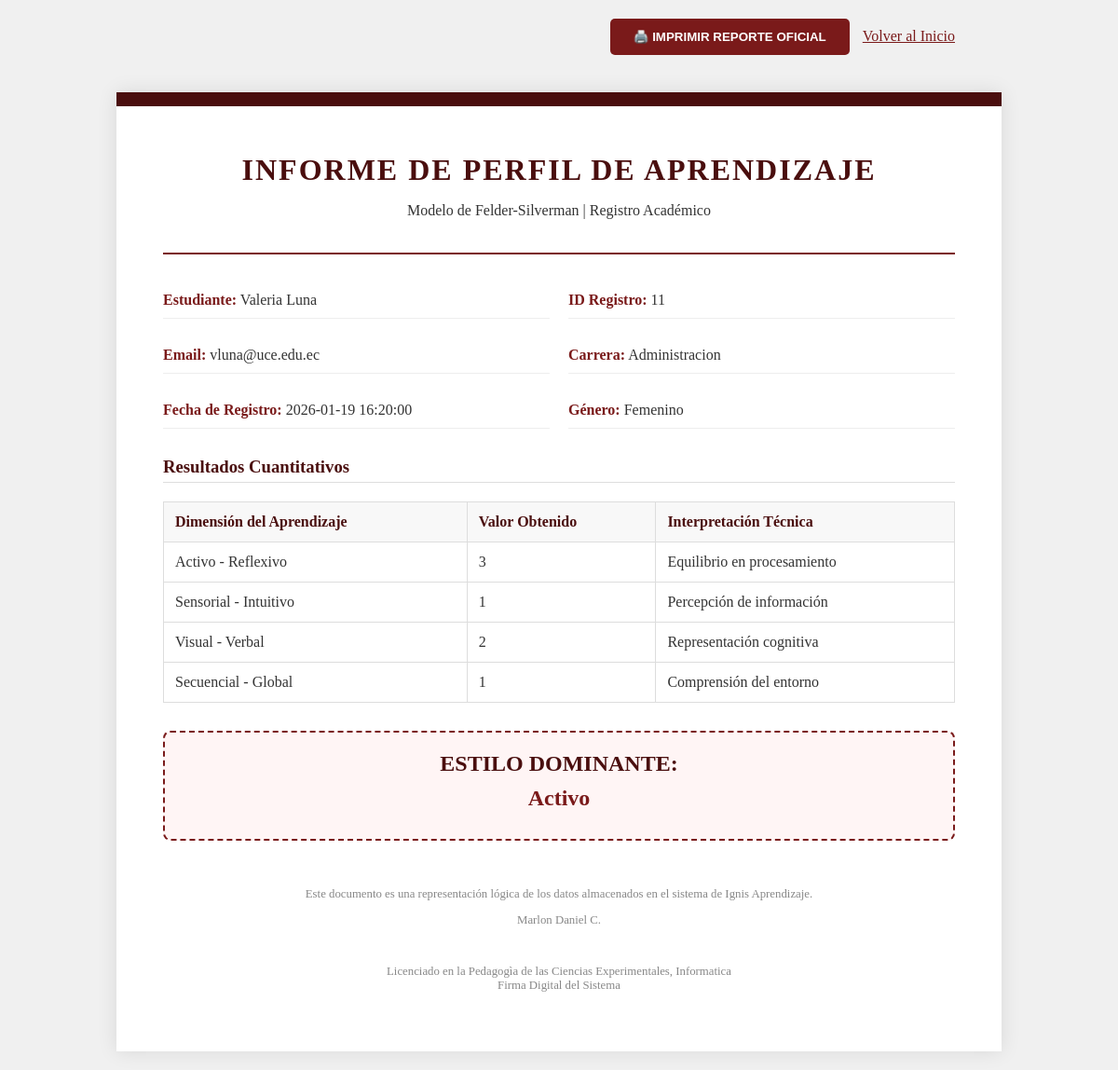
The page /reporte.php?id=11 on the database its author committed.
### tables this page shows
CREATE TABLE IF NOT EXISTS `resultados` (
  `id_res` int(11) NOT NULL AUTO_INCREMENT,
  `usuario_id` int(11) DEFAULT NULL,
  `estilo_dominante` varchar(50) DEFAULT NULL,
  `valor_activo_reflexivo` int(11) DEFAULT NULL,
  `valor_sensorial_intuitivo` int(11) DEFAULT NULL,
  `valor_visual_verbal` int(11) DEFAULT NULL,
  `valor_secuencial_global` int(11) DEFAULT NULL,
  PRIMARY KEY (`id_res`),
  KEY `usuario_id` (`usuario_id`)
);

CREATE TABLE IF NOT EXISTS `usuarios` (
  `id` int(11) NOT NULL AUTO_INCREMENT,
  `nombre` varchar(100) NOT NULL,
  `email` varchar(100) NOT NULL,
  `fecha_nac` date NOT NULL,
  `genero` enum('M','F','Otro') NOT NULL,
  `carrera` varchar(50) NOT NULL,
  `fecha_registro` timestamp NOT NULL DEFAULT CURRENT_TIMESTAMP,
  PRIMARY KEY (`id`),
  UNIQUE KEY `email` (`email`)
);

### reporte.php (the view, shortened to what this page needs)
<?php
include 'config.php';
$id_reporte = 0;
if (isset($_GET['id'])) {
    $id_reporte = intval($_GET['id']);
} elseif (isset($_POST['id_busqueda'])) {
    $id_reporte = intval($_POST['id_busqueda']);
}
$user = null;
if ($id_reporte > 0) {
    $sql = "SELECT u.*, r.* FROM usuarios u
            INNER JOIN resultados r ON u.id = r.usuario_id
            WHERE u.id = $id_reporte";
    $res = $conn->query($sql);
    if ($res) {
        $user = $res->fetch_assoc();
    }
}
?>
<!DOCTYPE html>
<html lang="es">
<head>
</head>
<body>
<div class="no-print" style="max-width: 850px; margin: 0 auto 20px auto; text-align: right;">
    <button onclick="window.print()" class="btn-print">🖨️ IMPRIMIR REPORTE OFICIAL</button>
    <a href="index.php" style="margin-left: 10px; color: var(--rojo-oscuro);">Volver al Inicio</a>
</div>
<div class="report-paper">
    <?php if ($user): ?>
        <div class="header-report">
            <h1>Informe de Perfil de Aprendizaje</h1>
            <p>Modelo de Felder-Silverman | Registro Académico</p>
        </div>
        <div class="info-grid">
            <div class="info-item"><strong>Estudiante:</strong> <?php echo $user['nombre']; ?></div>
            <div class="info-item"><strong>ID Registro:</strong> <?php echo $user['id']; ?></div>
            <div class="info-item"><strong>Email:</strong> <?php echo $user['email']; ?></div>
            <div class="info-item"><strong>Carrera:</strong> <?php echo $user['carrera']; ?></div>
            <div class="info-item"><strong>Fecha de Registro:</strong> <?php echo $user['fecha_registro']; ?></div>
            <div class="info-item"><strong>Género:</strong> <?php echo ($user['genero']=='M'?'Masculino':'Femenino'); ?></div>
        </div>
        <h3 style="color: var(--rojo-muy-oscuro); border-bottom: 1px solid #ddd; padding-bottom: 5px;">Resultados Cuantitativos</h3>
        <table class="results-table">
            <thead>
                <tr>
                    <th>Dimensión del Aprendizaje</th>
                    <th>Valor Obtenido</th>
                    <th>Interpretación Técnica</th>
                </tr>
            </thead>
            <tbody>
                <tr>
                    <td>Activo - Reflexivo</td>
                    <td><?php echo $user['valor_activo_reflexivo']; ?></td>
                    <td>Equilibrio en procesamiento</td>
                </tr>
                <tr>
                    <td>Sensorial - Intuitivo</td>
                    <td><?php echo $user['valor_sensorial_intuitivo']; ?></td>
                    <td>Percepción de información</td>
                </tr>
                <tr>
                    <td>Visual - Verbal</td>
                    <td><?php echo $user['valor_visual_verbal']; ?></td>
                    <td>Representación cognitiva</td>
                </tr>
                <tr>
                    <td>Secuencial - Global</td>
                    <td><?php echo $user['valor_secuencial_global']; ?></td>
                    <td>Comprensión del entorno</td>
                </tr>
            </tbody>
        </table>
        <div class="dominante-box">
            <h2 style="margin:0; color: var(--rojo-muy-oscuro);">ESTILO DOMINANTE:</h2>
            <p style="font-size: 1.5em; font-weight: bold; margin: 10px 0; color: var(--rojo-oscuro);">
                <?php echo $user['estilo_dominante']; ?>
            </p>
        </div>
        <div style="margin-top: 50px; text-align: center; font-size: 0.8em; color: #888;">
            <p>Este documento es una representación lógica de los datos almacenados en el sistema de Ignis Aprendizaje.</p> <break>
            <p>Marlon Daniel C.</p> <br>
            <p>Licenciado en la Pedagogìa de las Ciencias Experimentales, Informatica<br>Firma Digital del Sistema</p>
        </div>
    <?php endif; ?>
</div>
</body>
</html>

### reporte.php (style rules this page uses)
:root { --rojo-oscuro: #7a1a1a; --rojo-muy-oscuro: #4a0e0e; --gris-texto: #333; }
body { font-family: 'Georgia', serif; background: #f0f0f0; margin: 0; padding: 20px; color: var(--gris-texto); }
.report-paper { max-width: 850px; margin: auto; background: white; padding: 50px; box-shadow: 0 0 20px rgba(0,0,0,0.1); border-top: 15px solid var(--rojo-muy-oscuro); position: relative; }
.header-report { text-align: center; border-bottom: 2px solid var(--rojo-oscuro); padding-bottom: 20px; margin-bottom: 30px; }
.header-report h1 { color: var(--rojo-muy-oscuro); text-transform: uppercase; letter-spacing: 2px; margin: 0; }
.info-grid { display: grid; grid-template-columns: 1fr 1fr; gap: 20px; margin-bottom: 30px; }
.info-item { border-bottom: 1px solid #eee; padding: 10px 0; }
.info-item strong { color: var(--rojo-oscuro); }
.results-table { width: 100%; border-collapse: collapse; margin-top: 20px; }
.results-table th { background: #f8f8f8; color: var(--rojo-muy-oscuro); border: 1px solid #ddd; padding: 12px; text-align: left; }
.results-table td { border: 1px solid #ddd; padding: 12px; }
.dominante-box { background: #fff5f5; border: 2px dashed var(--rojo-oscuro); padding: 20px; text-align: center; margin-top: 30px; border-radius: 8px; }
.btn-print { background: var(--rojo-oscuro); color: white; padding: 12px 25px; border: none; border-radius: 5px; cursor: pointer; font-weight: bold; margin-bottom: 20px; }

### rows shown on the page
resultados: usuario.nombre "Valeria Luna", usuario "11", usuario.email "vluna@uce.edu.ec", usuario.carrera "Administracion", usuario.fecha_registro "2026-01-19 16:20:00", valor_activo_reflexivo "3", valor_sensorial_intuitivo "1", valor_visual_verbal "2", valor_secuencial_global "1", estilo_dominante "Activo"
